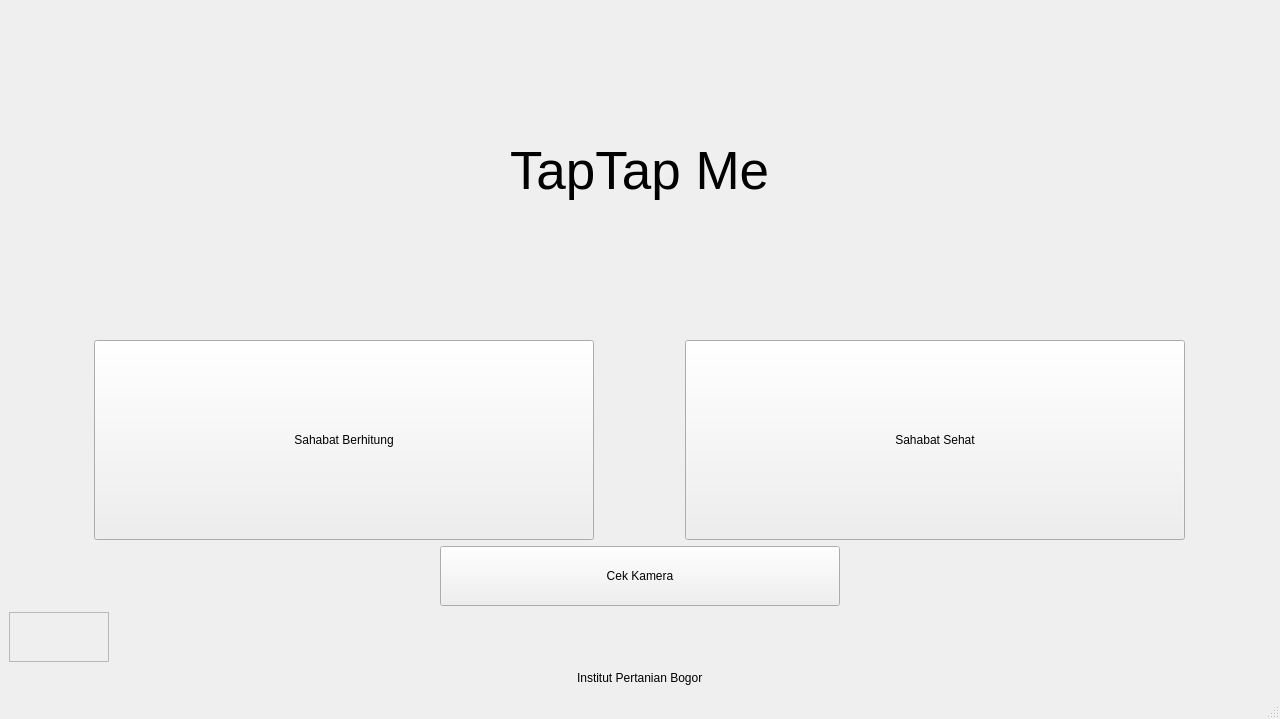
<?xml version="1.0" encoding="UTF-8"?>
<ui version="4.0">
 <class>MainWindow</class>
 <widget class="QMainWindow" name="MainWindow">
  <property name="geometry">
   <rect>
    <x>0</x>
    <y>0</y>
    <width>1280</width>
    <height>719</height>
   </rect>
  </property>
  <property name="windowTitle">
   <string>MainWindow</string>
  </property>
  <widget class="QWidget" name="centralwidget">
   <property name="sizeIncrement">
    <size>
     <width>0</width>
     <height>0</height>
    </size>
   </property>
   <layout class="QVBoxLayout" name="verticalLayout_2">
    <item alignment="Qt::AlignHCenter|Qt::AlignVCenter">
     <widget class="QLabel" name="label">
      <property name="maximumSize">
       <size>
        <width>500</width>
        <height>500</height>
       </size>
      </property>
      <property name="font">
       <font>
        <pointsize>40</pointsize>
       </font>
      </property>
      <property name="text">
       <string>TapTap Me</string>
      </property>
     </widget>
    </item>
    <item>
     <layout class="QHBoxLayout" name="horizontalLayout">
      <item>
       <widget class="QPushButton" name="SahabatBerhitung">
        <property name="maximumSize">
         <size>
          <width>500</width>
          <height>200</height>
         </size>
        </property>
        <property name="text">
         <string>Sahabat Berhitung</string>
        </property>
       </widget>
      </item>
      <item>
       <widget class="QPushButton" name="SahabatSehat">
        <property name="maximumSize">
         <size>
          <width>500</width>
          <height>200</height>
         </size>
        </property>
        <property name="text">
         <string>Sahabat Sehat</string>
        </property>
       </widget>
      </item>
     </layout>
    </item>
    <item alignment="Qt::AlignHCenter">
     <widget class="QPushButton" name="CekKamera">
      <property name="minimumSize">
       <size>
        <width>400</width>
        <height>60</height>
       </size>
      </property>
      <property name="maximumSize">
       <size>
        <width>400</width>
        <height>60</height>
       </size>
      </property>
      <property name="text">
       <string>Cek Kamera</string>
      </property>
     </widget>
    </item>
    <item>
     <widget class="QFrame" name="frame">
      <property name="maximumSize">
       <size>
        <width>100</width>
        <height>50</height>
       </size>
      </property>
      <property name="frameShape">
       <enum>QFrame::StyledPanel</enum>
      </property>
      <property name="frameShadow">
       <enum>QFrame::Raised</enum>
      </property>
     </widget>
    </item>
    <item alignment="Qt::AlignHCenter">
     <widget class="QLabel" name="label_2">
      <property name="maximumSize">
       <size>
        <width>400</width>
        <height>20</height>
       </size>
      </property>
      <property name="text">
       <string>Institut Pertanian Bogor</string>
      </property>
     </widget>
    </item>
   </layout>
  </widget>
  <widget class="QMenuBar" name="menubar">
   <property name="geometry">
    <rect>
     <x>0</x>
     <y>0</y>
     <width>1280</width>
     <height>26</height>
    </rect>
   </property>
  </widget>
  <widget class="QStatusBar" name="statusbar"/>
 </widget>
 <resources/>
 <connections/>
</ui>
